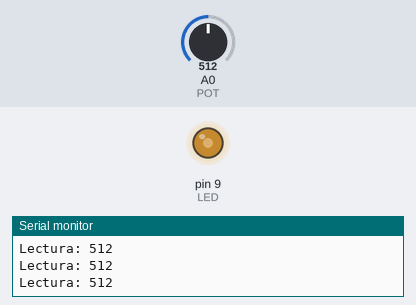
The sketch below on a simulated Arduino Uno, built with avr-gcc and run on an emulated ATmega328P. Parts: output pins drawn as LEDs (lit = HIGH), the last lines printed to the serial monitor. Inputs (shaded band) come from the test bench; at power-on: A0 (POT) = 512.

Above: at 1.2 s.
1.3 s: A0 (POT) set to 716
At 2.5 s:
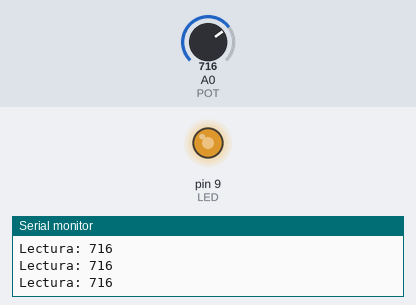
2.8 s: A0 (POT) set to 900
At 3.6 s:
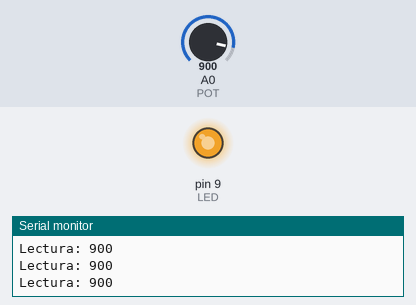
4.3 s: A0 (POT) set to 240
At 4.7 s:
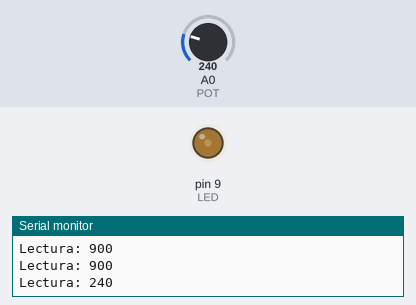
5.8 s: A0 (POT) set to 0
At 7.0 s:
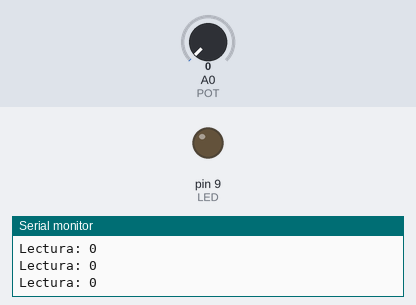
7.3 s: A0 (POT) set to 511
At 8.2 s:
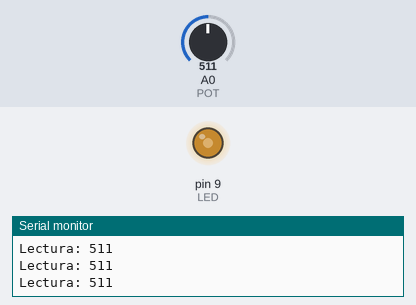
Timing chart, 0 to 9.8 s (numbered marks = the images above; inputs shaded):
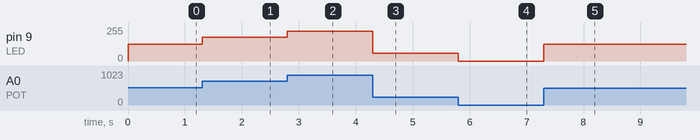

The sketch:

pot-solucion.ino
```cpp
// Solución de referencia de la lección 6: brillo con map() en cada vuelta y lectura cada 250 ms con millis().
const int POT = A0;
const int LED = 9;
unsigned long ultimo = 0;

void setup() {
  Serial.begin(9600);
}

void loop() {
  int lectura = analogRead(POT);
  analogWrite(LED, map(lectura, 0, 1023, 0, 255));
  if (millis() - ultimo >= 250) {
    ultimo += 250;
    Serial.print("Lectura: ");
    Serial.println(lectura);
  }
}
```

Measured:
- after the input at 1.3 s, pin 9 (LED): 127/255 → 178/255 at once
- after the input at 2.8 s, pin 9 (LED): 178/255 → 224/255 at once
- after the input at 4.3 s, pin 9 (LED): 224/255 → 59/255 at once
- after the input at 5.8 s, pin 9 (LED): 59/255 → 0/255 at once
- after the input at 7.3 s, pin 9 (LED): 0/255 → 127/255 at once
